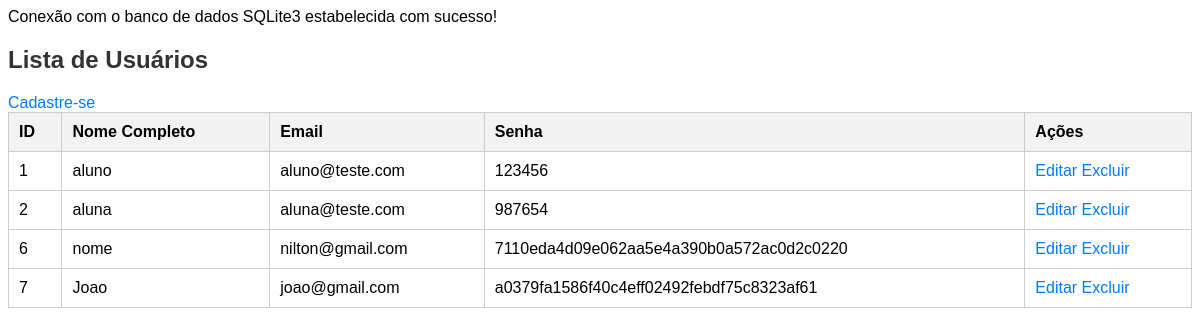
Before: /lista.php with the older database file.
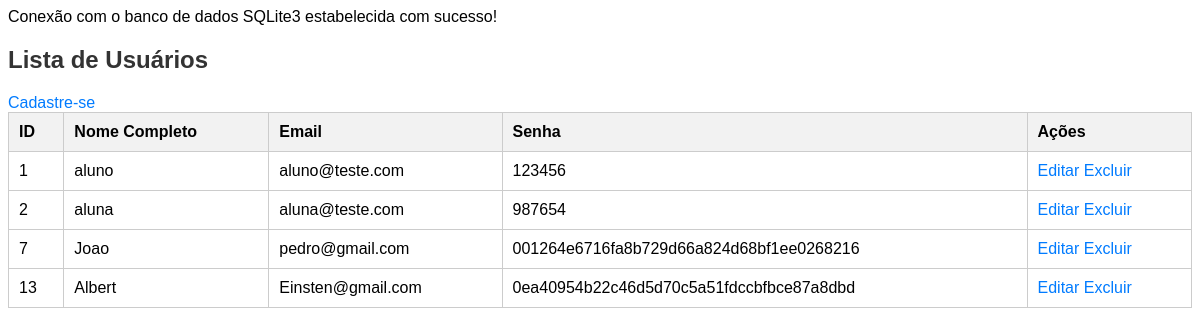
After: the same page with the newer database file.
### tables this page shows
CREATE TABLE "usuarios"
(
    id    integer
        constraint usuarios_pk
            primary key autoincrement,
    nome  varchar(255),
    email varchar(255),
    senha text
);

### Usuario.php (called while the page is built, shortened)
<?php
class Usuarios
{
    private PDO $pdo;
    public function __construct($pdo)
    {
        $this->pdo = $pdo;
    }
    public function listarTodos()
    {
        $sql = "SELECT * FROM usuarios";
        $stmt = $this->pdo->prepare($sql);
        $stmt->execute();
        return $stmt->fetchAll(PDO::FETCH_ASSOC);
    }
}

### lista.php (the view, shortened to what this page needs)
<?php
require_once("config.php");
require("Usuario.php");
$usuario = new Usuarios($pdo);
$lista = $usuario->listarTodos($id, $nome , $email , $senha);
?>
<!DOCTYPE html>
<html>
<head>
    <link rel="stylesheet" href="style.css">
</head>
<body>
    <h2>Lista de Usuários</h2>
    <table>
        <tr>
            <th>ID</th>
            <th>Nome Completo</th>
            <th>Email</th>
            <th>Senha</th>
            <th>Ações</th>
        </tr>
        <?php foreach ($lista as $user): ?>
        <tr>
            <td><?php echo htmlspecialchars($user['id']); ?></td>
            <td><?php echo htmlspecialchars($user['nome']); ?></td>
            <td><?php echo htmlspecialchars($user['email']); ?></td>
            <td><?php echo htmlspecialchars($user['senha']); ?></td>
            <td>
                <a href="InfoAt.php?id=<?php echo $user['id']; ?>">Editar</a>
                <a href="InfoDelt.php?id=<?php echo $user['id']; ?>">Excluir</a>
            </td>
        </tr>
        <?php endforeach; ?>
        <a href="index.php">Cadastre-se</a>
    </table>
</body>
</html>

### style.css (style rules this page uses)
body { font-family: Arial, sans-serif; }
h2 { color: #333; }
table { width: 100%; border-collapse: collapse; }
th, td { padding: 10px; border: 1px solid #ccc; text-align: left; }
th { background-color: #f2f2f2; }
a { color: #007bff; text-decoration: none; }

Changed rows visible on the page:
removed usuarios: id "6", nome "nome", email "nilton@gmail.com", senha "7110eda4d09e062aa5e4a390b0a572ac0d2c0220"
changed usuarios "Joao": email "joao@gmail.com" → "pedro@gmail.com"; senha "a0379fa1586f40c4eff02492febdf75c8323af61" → "001264e6716fa8b729d66a824d68bf1ee0268216"
added usuarios: id "13", nome "Albert", email "Einsten@gmail.com", senha "0ea40954b22c46d5d70c5a51fdccbfbce87a8dbd"
